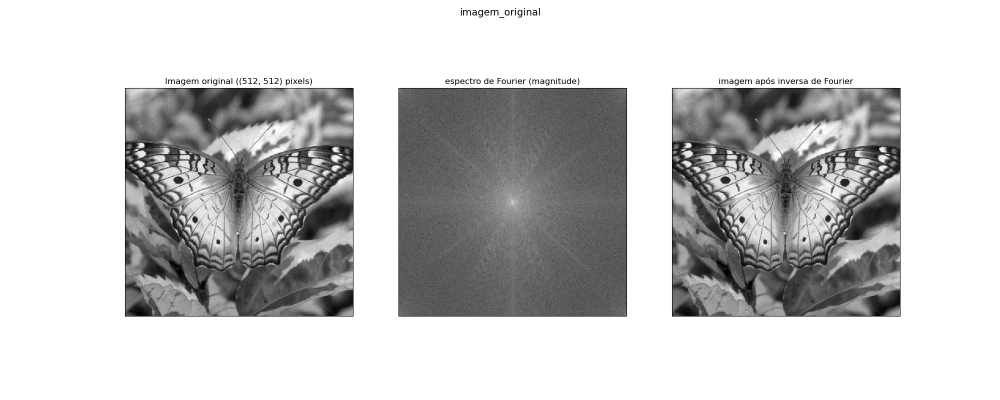
#> input picture projects/231024_project2/Results/imagem_original.png, 2000 x 800 px (shown at 1/2 size)
$ python main.py -i Results/imagem_original.png -f Results/kmeans_compression.png
#> lines starting #> are read from the running program, lines starting #| are printed output that depends on the picture; after the words box and inside, x2 and y2 are one past the last pixel; in counts of white or black regions, pixels touching at a corner belong together
### projects/231024_project2/utils.py
import numpy as np
import matplotlib.pyplot as plt
from cv2 import cv2

def fft_fftshift(img):
    f = np.fft.fft2(img)
    fshift = np.fft.fftshift(f)  #Deslocamento do componente de frequência-zero para o centro do espectro
    magnitude_spectrum = 20*np.log(np.abs(fshift))

    return fshift, magnitude_spectrum

def ifft_ifftshift(img, origin_min=0, origin_max=255):
    f_ishift = np.fft.ifftshift(img) # Retornando a componente de frequência-zero para o lugar original
    img_back = np.fft.ifft2(f_ishift)
    img_back = np.abs(img_back)
    norm_image = cv2.normalize(img_back, None, alpha=origin_min, beta=origin_max, norm_type=cv2.NORM_MINMAX, dtype=cv2.DFT_COMPLEX_OUTPUT).astype(np.uint8)
    return norm_image

def rotation_45(img, angle=45):
    rows,cols = img.shape

    M = cv2.getRotationMatrix2D((cols/2,rows/2),angle,0.7)
    dst = cv2.warpAffine(np.float32(img),M,(cols,rows))

    return dst

def plot_(img, magnitude_spectrum, img_back, title):
    plt.figure(figsize=(20,8))
    plt.subplot(131),plt.imshow(img, cmap = 'gray')
    plt.title(title[0]), plt.xticks([]), plt.yticks([])
    plt.subplot(132),plt.imshow(magnitude_spectrum, cmap = 'gray')
    plt.title(title[1]), plt.xticks([]), plt.yticks([])
    plt.subplot(133),plt.imshow(img_back, cmap = 'gray')
    plt.title(title[2]), plt.xticks([]), plt.yticks([])
    plt.suptitle(title[3], fontsize=14)
    plt.savefig(title[3]+'.png')
    plt.show()

def plot_6(imgs, title, subtitle):
    plt.figure(figsize=(20,8))
    plt.subplot(231),plt.imshow(imgs[0], cmap = 'gray')
    plt.title(title[0]), plt.xticks([]), plt.yticks([])

    plt.subplot(232),plt.imshow(imgs[1], cmap = 'gray')
    plt.title(title[1]), plt.xticks([]), plt.yticks([])

    plt.subplot(233),plt.imshow(imgs[2], cmap = 'gray')
    plt.title(title[2]), plt.xticks([]), plt.yticks([])

    plt.subplot(234),plt.imshow(imgs[3], cmap = 'gray')
    plt.title(title[3]), plt.xticks([]), plt.yticks([])

    plt.subplot(235),plt.imshow(imgs[4], cmap = 'gray')
    plt.title(title[4]), plt.xticks([]), plt.yticks([])

    plt.subplot(236),plt.imshow(imgs[5], cmap = 'gray')
    plt.title(title[5]), plt.xticks([]), plt.yticks([])

    plt.suptitle(subtitle, fontsize=14)
    plt.savefig(subtitle+'.png')
    plt.show()

### projects/231024_project2/filters.py
import numpy as np
from cv2 import cv2

def apply_lowpass(img, radius):
    row, column = img.shape
    central_row, central_col = int(row / 2), int(column / 2)
    mask = np.zeros((row, column), np.uint8)
    img_center = (central_row, central_col)
    mask = cv2.circle(mask, img_center, radius, (1, 1, 1), -1)
    fshift = img * mask

    return mask, fshift

def apply_highpass(img, radius):
    row, column = img.shape
    central_row, central_col = int(row / 2), int(column / 2)
    mask = np.full((row, column), 1, np.uint8)
    img_center = (central_row, central_col)
    mask = cv2.circle(mask, img_center, radius, (0, 0, 0), -1)

    fshift = img * mask

    return mask, fshift

def apply_bandpass(img, radius_low, radius_high):
    lowpass, _ = apply_lowpass(img, radius_low)
    highpass, _ = apply_highpass(img, radius_high)

    mask = lowpass + highpass
    mask[mask < 2] = 0

    fshift = img * mask

    return mask, fshift

### projects/231024_project2/compression.py
import numpy as np
from sklearn.cluster import KMeans
from utils import fft_fftshift, ifft_ifftshift

def compression_kmeans(img, k):

    kmeans = KMeans(n_clusters=k)
    kmeans.fit(img)

    img = kmeans.cluster_centers_[kmeans.labels_]
    img = np.clip(img.astype('uint8'), 0, 255)

    return img

def compression_(img):
    img_comp, title = [], []
    fshift, _ = fft_fftshift(img)

    fft_sorted = np.sort(np.abs(fshift.reshape(-1)))

    for radius in (0.5,0.25, 0.1, 0.05, 0.01, 0.002):
        thresh = fft_sorted[int(np.floor((1 - radius) * len(fft_sorted)))]
        ind = np.abs(fshift) > thresh
        mask = fshift * ind

        img_ifft = ifft_ifftshift(mask)
        img_comp.append(img_ifft)
        title.append(radius)

    return img_comp, title

### projects/231024_project2/main.py
from cv2 import cv2
import matplotlib.pyplot as plt
import argparse
from filters import *
from utils import *
from compression import *


if __name__ == "__main__":
    parser = argparse.ArgumentParser(description='Project 2 - Frequency filtering')
    parser.add_argument('-i', type=str, help='image input', required=True)
    parser.add_argument('-f', type=str, help='c) colour, m) monochromatic', required=True)
    args = parser.parse_args()


    if args.f == 'c':
        print('Only monochromatic images!')
        exit()
    elif '.png' not in args.i:
        print('Please, insert an image png!!')
        exit()

    img = cv2.imread(args.i, cv2.IMREAD_GRAYSCALE)
#> img is the input picture: shape (800, 2000); min 0, max 255, mean 199.4

    origin_min = img.min()
#> origin_min = 0
    origin_max = img.max()
#> origin_max = 255


    # Original Image, Magnitude Spectrum and IFFT -> original image
    fshift_before, magnitude_spectrum = fft_fftshift(img)
    img_ifft = ifft_ifftshift(fshift_before, origin_min,origin_max)
    plot_(img, magnitude_spectrum, img_ifft, ['Imagem original ({} pixels)'.format(img.shape), 'espectro de Fourier (magnitude)', 'imagem após inversa de Fourier', 'imagem_original'])

    # Filters cores
    for i in range(10, 130, 10):
        mask, low_core = apply_lowpass(magnitude_spectrum, i)
        mask, high_core = apply_highpass(magnitude_spectrum, i)
        mask, pass_core = apply_bandpass(magnitude_spectrum, 120, i)

        mask, low_ = apply_lowpass(fshift_before, i)
        mask, high_=  apply_highpass(fshift_before, i)
        mask, pass_=  apply_bandpass(fshift_before, 120, i)

        low_ifft = ifft_ifftshift(low_,origin_min,origin_max)
        high_ifft = ifft_ifftshift(high_, origin_min, origin_max)
        pass_ifft = ifft_ifftshift(pass_, origin_min, origin_max)

        plot_6([low_core, high_core, pass_core, low_ifft, high_ifft, pass_ifft], \
            ['núcleo do filtro passa-baixa', 'núcleo do filtro passa-alta', 'núcleo do filtro passa-faixa','imagem após filtragem passa-baixa', 'imagem após filtragem passa-alta', 'imagem após filtragem passa-faixa' ], 'filtros_aplicados_raio_{}'.format(i))


    # Compression with kmeans
    kmeans = []
    k = [8, 16, 32, 64, 128, 256] #bits

    for comp in k:
        comp_img = compression_kmeans(img, comp)
        kmeans.append(comp_img)
#> after the loop, kmeans = 6 items

    plot_6(kmeans, k, 'kmeans_compression')
#> in plot_6 (call 13), `plt.savefig(subtitle+'.png')`:
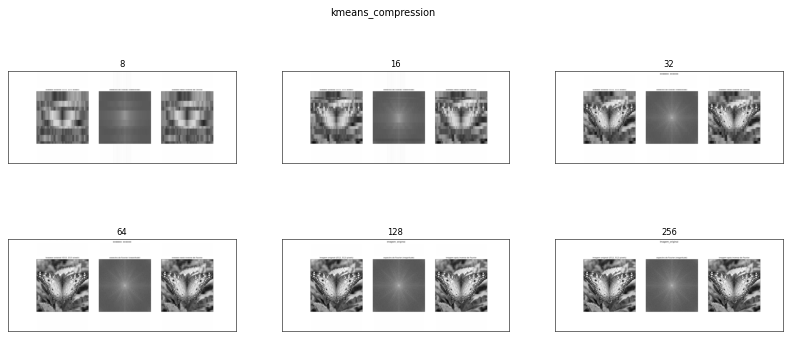
#> figure drawn by matplotlib, 6 panels


    # Compression in frequency
    img_comp, title = compression_(img)
#> the loop in compression_, `for radius in (0.5,0.25, 0.1, 0.05, 0.01, 0.002):` made 6 passes
#> thresh on passes 1 to 6: 6878.8, 13218.1, 26663.4, 43142.7, 125389.8, 353581.3
#> pass 1, in compression_, `ind = np.abs(fshift) > thresh`:
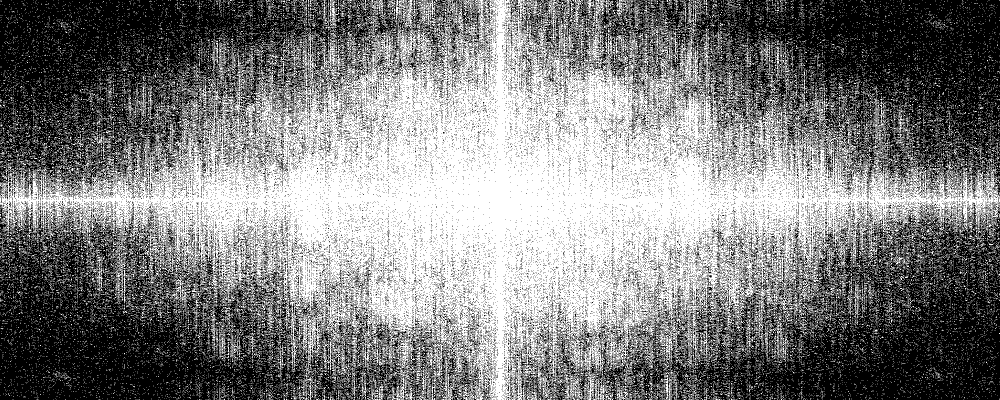
#> ind: shape (800, 2000) bool (shown at 1/2 size); 50% white; 34132 white regions (33347 under 20 px), largest, box (x1, y1, x2, y2) and area: (0, 0, 2000, 800) 673078, (1547, 92, 1584, 181) 825, (417, 620, 454, 709) 825
#> pass 1, in ifft_ifftshift (call 38), `img_back = np.abs(img_back)`:
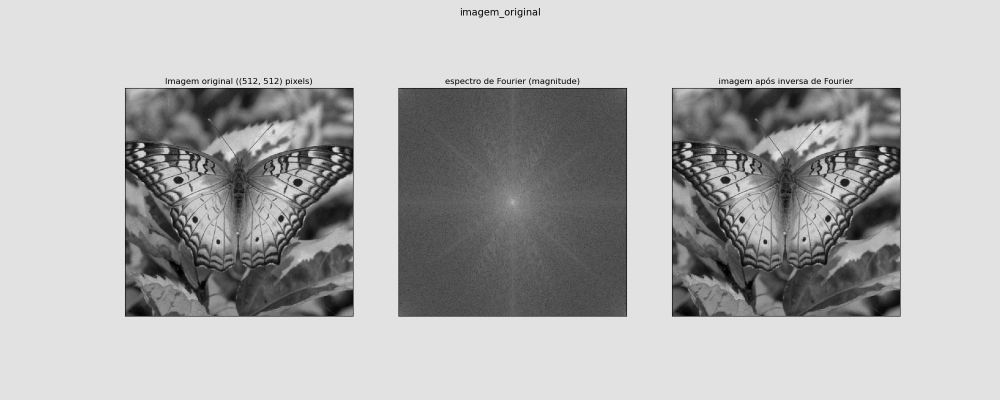
#> img_back: shape (800, 2000) float64 (shown at 1/2 size); min 0.000122, max 287.4, mean 199.4; drawn with min black and max white
#> pass 2, in compression_, `ind = np.abs(fshift) > thresh`:
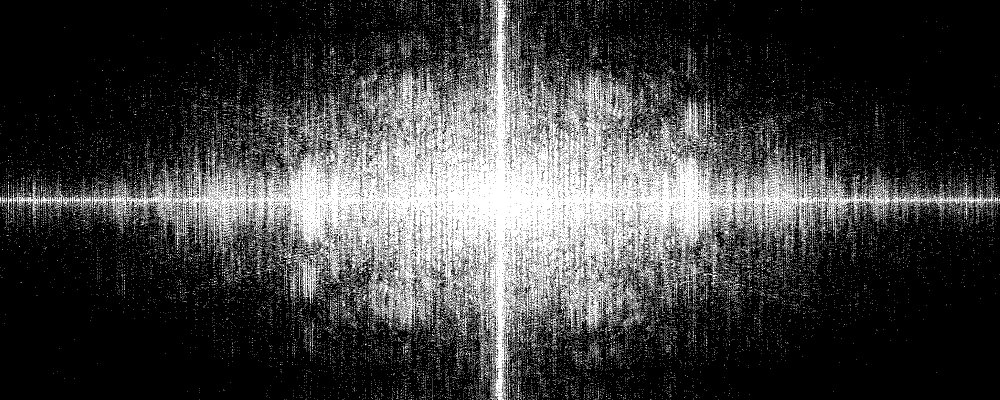
#> ind: shape (800, 2000) bool (shown at 1/2 size); 25% white; 31203 white regions (30781 under 20 px), largest, box (x1, y1, x2, y2) and area: (139, 0, 1862, 800) 311074, (13, 369, 138, 430) 1842, (1863, 371, 1988, 432) 1842
#> after the loop in compression_, `for radius in (0.5,0.25, 0.1, 0.05, 0.01, 0.002):`: title = [0.5, 0.25, 0.1, 0.05, 0.01, 0.002]
#> img_comp = 6 items; title = [0.5, 0.25, 0.1, 0.05, 0.01, 0.002]
    plot_6(img_comp, title, 'Remocao_coeficientes_menores_limiar')
#> in plot_6 (call 14), `plt.savefig(subtitle+'.png')`:
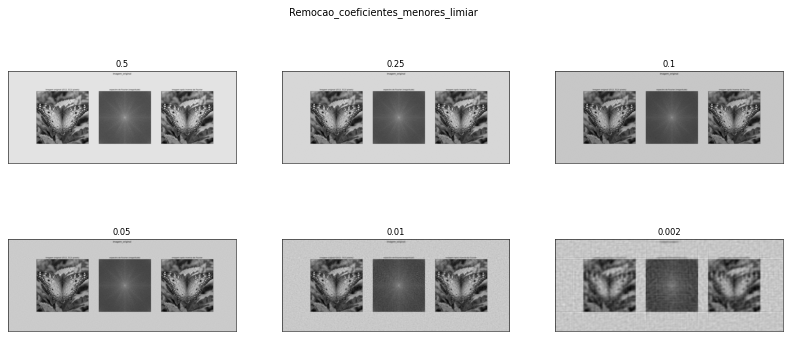
#> figure drawn by matplotlib, 6 panels

    #rotation 45º
    dst = rotation_45(img)
#> in rotation_45, `dst = cv2.warpAffine(np.float32(img),M,(cols,rows))`:
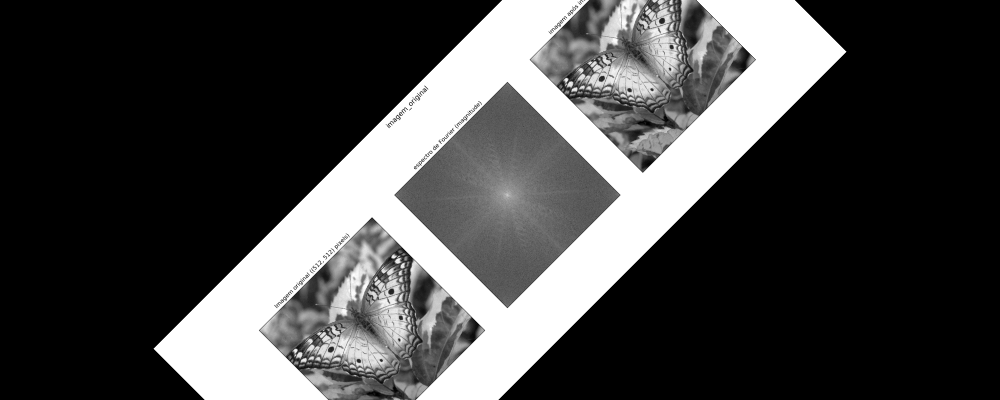
#> dst: shape (800, 2000) float32 (shown at 1/2 size); min 0, max 255, mean 71.9
    fshift_dst, magnitude_dst = fft_fftshift(dst)
#> in fft_fftshift (call 3), `magnitude_spectrum = 20*np.log(np.abs(fshift))`:
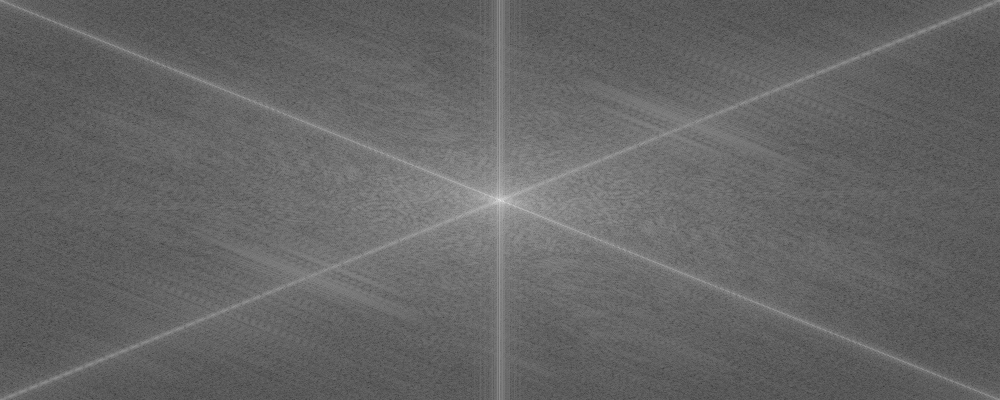
#> magnitude_spectrum: shape (800, 2000) float64 (shown at 1/2 size); min 39.74, max 371.2, mean 172; drawn with min black and max white

    plt.subplot(121),plt.imshow(dst, cmap = 'gray'),plt.title('Rotation 45º')
    plt.subplot(122),plt.imshow(magnitude_dst, cmap = 'gray'),plt.title('Magnitude Spectrum')
    plt.savefig('rotation45.png')
    plt.show()
